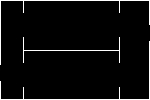
%> input picture Examples/AutomatedParkingValetSimulinkExample/stationary.bmp, 150 x 100 px
$ octave creatCostmap.m   (GNU Octave 9; MATLAB toolbox functions it lacks are replaced by stand-ins)
%> lines starting %> are read from the running program, lines starting %| are printed output that depends on the picture; in (x1, y1, x2, y2) boxes, pixels count from 0 and x2, y2 are one past the last pixel; in counts of white or black regions, pixels touching at a corner belong together; the program's own positions count from 1
mapLayers.StationaryObstacles = imread('stationary.bmp');
%> mapLayers.StationaryObstacles: size 100x150 uint8; 4.4% white in thin lines or dots
mapLayers.RoadBoundaries      = imread('road_markings.bmp');
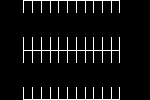
%> input picture Examples/AutomatedParkingValetSimulinkExample/road_markings.bmp, 150 x 100 px
%> mapLayers.RoadBoundaries: size 100x150 uint8; 5.9% white in thin lines or dots, all inside (x1, y1, x2, y2) = (23, 0, 120, 100)

% Combine map layers struct into a single vehicleCostmap.
combinedMap = mapLayers.StationaryObstacles + mapLayers.RoadBoundaries;
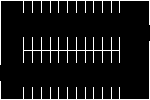
%> combinedMap: size 100x150 uint8; 7.7% white in thin lines or dots

combinedMap = im2single(combinedMap);
%> combinedMap: size 100x150 single; values 0 (black) and 1 (white), 7.7% white in thin lines or dots

res = 0.5; % meters
%> (the run ends here)
